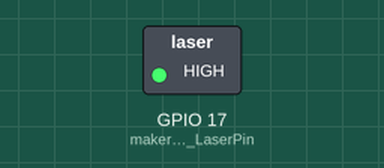
Simulated run of this program. Board: Raspberry Pi (BCM pin numbers). Shown: switched loads named in the program (green lamp = pin HIGH). Dashed ring = blinking.

Above: at 0.2 s.
Timing chart, 0 to 3.0 s (numbered marks = the images above):
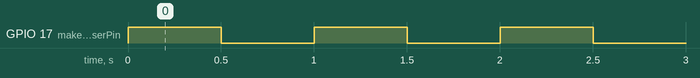

Measured:
- by itself, GPIO 17 (makerobo_LaserPin): alternates HIGH for 0.50 s and LOW for 0.50 s

The program:

5._______.py
```python
#!/usr/bin/env python
# coding: utf-8

# <center><img src="./image/CLBLOGO.jpg" alt="创乐博" style="width: 300px;"/></center>
#
# # 5.激光传感器实验
#
# @－－－－湖南创乐博智能科技有限公司－－－－<br>
# @  文件名：5.激光传感器实验.py <br>
# @  版本：V2.0 <br>
# @  author: zhulin<br>
# @  说明：激光传感器实验
# 激光传感器实验，通过LED的方式控制激光传感器！！！<br>

# ## 1.导入必要的库文件

# In[1]:


from gpiozero import LED
from time import sleep


# ## 2.定义激光传感器管脚 GPIO17

# In[2]:


makerobo_LaserPin = LED(17)


# ## 3.初始化工作

# In[3]:


def makerobo_setup():
    makerobo_LaserPin.off() # 关闭激光传感器


# ## 4.主程序

# In[4]:


# 循环函数
def makerobo_loop():
	while True:
		# 继电器打开
		makerobo_LaserPin.on()  # 打开激光模块
		sleep(0.5)              # 延时500ms
		# 继电器关闭
		makerobo_LaserPin.off() # 关闭激光模块
		sleep(0.5)         # 延时500ms

# 释放资源
def makerobo_destroy():
    makerobo_LaserPin.close()

# 程序入口
if __name__ == '__main__':
	makerobo_setup()           #  初始化
	try:
		makerobo_loop()        #  调用循环函数
	except KeyboardInterrupt:  #  当按下Ctrl+C时，将执行destroy()子程序。
		makerobo_destroy()     #  释放资源
```
